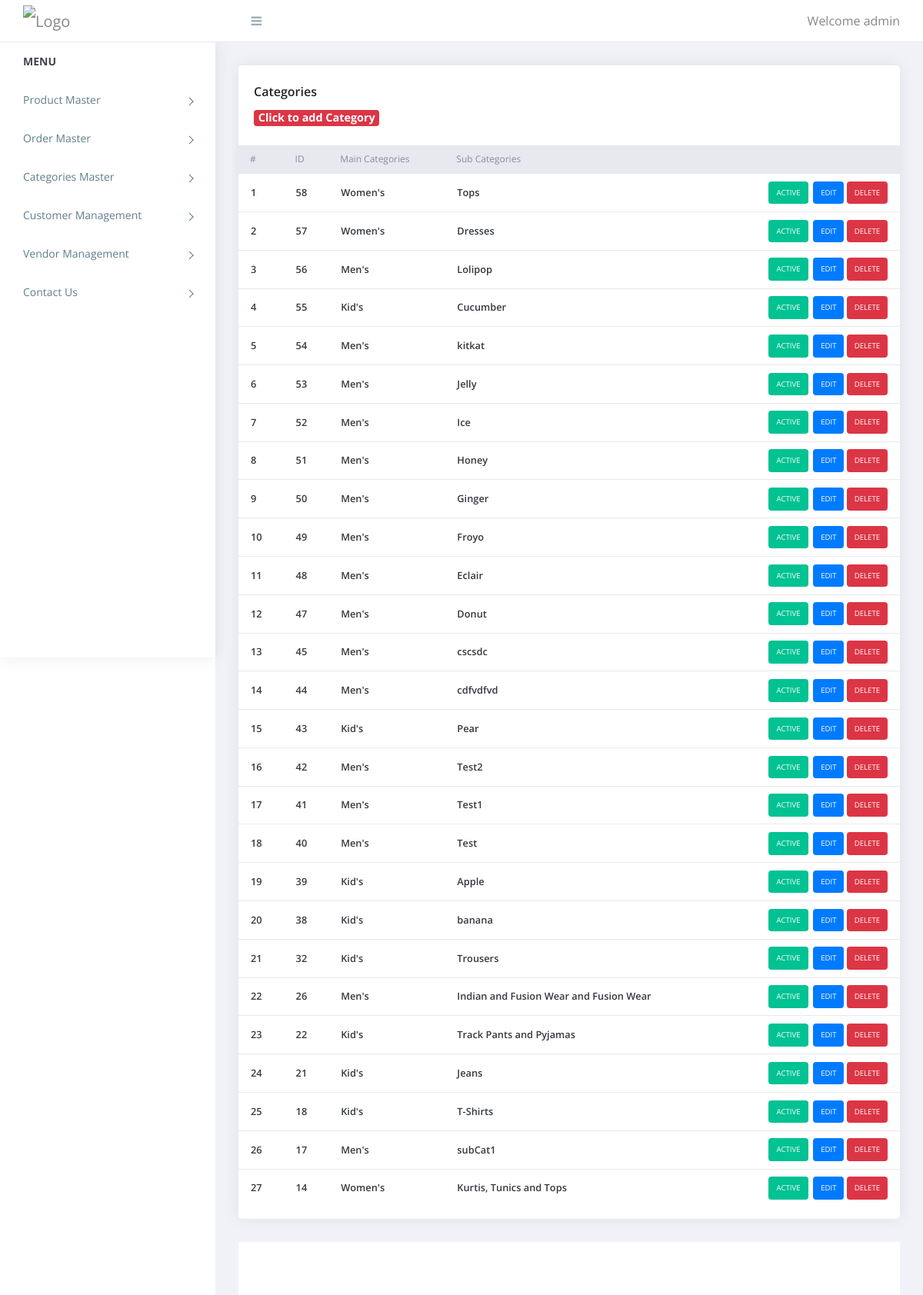
Screenshot of /admin/categories.php (signed in) with the database file from the repository.
### tables this page shows
CREATE TABLE `categories` (
  `id` int(11) NOT NULL,
  `super_categories_id` int(11) NOT NULL,
  `categories` varchar(255) NOT NULL,
  `status` tinyint(4) NOT NULL
);

CREATE TABLE `super_category` (
  `id` int(11) NOT NULL,
  `super_category` varchar(255) NOT NULL,
  `status` tinyint(4) NOT NULL
);

### admin/categories.php (the view, shortened to what this page needs)
<?php
require('includes/top.inc.php');
$sql = "SELECT * FROM categories ORDER BY id DESC";
$res = mysqli_query($con, $sql);
$super_cat_res = mysqli_query($con, "SELECT * FROM super_category");
$super_cat_arr = array();
while ($row1 = mysqli_fetch_assoc($super_cat_res)) {
    $super_cat_arr[] = $row1;
}
?>
<div class="content pb-0">
    <div class="orders">
        <div class="row">
            <div class="col-xl-12">
                <div class="card">
                    <div class="card-body">
                        <h4 class="box-title">Categories </h4>
                        <h4 class="box-link"><a href="manage_categories.php"><span class='badge badge-danger'>Click to add Category</span></a></h4>
                    </div>
                    <div class="card-body--">
                        <div class="table-stats order-table ov-h">
                            <table class="table ">
                                <thead>
                                    <tr>
                                        <th class="serial" id="1">#</th>
                                        <th id="2">ID</th>
                                        <th id="3">Main Categories</th>
                                        <th id="4">Sub Categories</th>
                                        <th></th>
                                    </tr>
                                </thead>
                                <tbody>
                                    <?php
                                    $i = 1;
                                    while ($row = mysqli_fetch_assoc($res)) {
                                    ?>
                                        <tr>
                                            <td class="serial"><?php echo $i++ ?></td>
                                            <td><?php echo $row['id'] ?></td>
                                            <td><?php echo  $super_cat_arr[$row['super_categories_id'] - 1]['super_category'] ?></td>
                                            <td><?php echo $row['categories'] ?></td>
                                            <td>
                                                <?php
                                                if ($row['status'] == 1) {
                                                    echo " <a href='?type=status&operation=deactive&id=" . $row['id'] . "'><span class='badge badge-complete'>Active</span></a>&nbsp;";
                                                } else {
                                                    echo " <a href='?type=status&operation=active&id=" . $row['id'] . "'><span class='badge badge-pending'>Deactive</span></a>&nbsp;";
                                                }
                                                $msg = "Are you sure you want to delete this Sub-category?";
                                                $editQuery = "manage_categories.php?id=" . $row['id'];
                                                $deleteQuery = "?type=delete&id=" . $row['id'];
                                                ?>
                                                <a href='<?php echo $editQuery ?>'><span class='badge badge-primary'>Edit</span></a>
                                                <a href='javascript:void(0)' onclick='return getConfirmation("<?php echo $msg ?>", "<?php echo $deleteQuery ?>")'><span class='badge badge-danger'>Delete</span></a>
                                            </td>
                                        </tr>
                                    <?php
                                    }
                                    ?>
                                </tbody>
                            </table>
                        </div>
                    </div>
                </div>
            </div>
        </div>
    </div>
</div>
<?php
require('includes/footer.inc.php');
?>

### admin/assets/css/style.css (style rules this page uses)
body { display: table; font-family: open sans, sans-serif; font-size: 16px; width: 100% }
a, button { text-decoration: none; outline: none !important; color: #878787; -webkit-transition: all .25s ease; transition: all .25s ease }
h1, h2, h3, h4, h5, h6 { margin: 0 }
.pb-0 { padding-bottom: 0 }
.ov-h { overflow: hidden }
.order-table { position: relative }
.order-table:after, .order-table:before { content: ""; position: absolute; top: 0; height: 37px; width: 10px; background: #e8e9ef }
.order-table:after { right: -1px }
.order-table:before { left: -1px }
.order-table tr th { background: #e8e9ef }
.order-table tr td:last-child, .order-table tr th:last-child { text-align: right }
.order-table tr:last-child td { border: none }
.order-table .badge { color: #fff; padding: 10px; text-transform: uppercase; font-weight: 400 }
.order-table .badge-complete { background: #00c292 }
.content { float: left; padding: 1.875em; width: 100% }
.card { margin-bottom: 1.875em; border-radius: 5px; padding: 0; border: 0 solid transparent; -webkit-box-shadow: 0 0 20px rgba(0, 0, 0, .08); box-shadow: 0 0 20px rgba(0, 0, 0, .08) }
.card .box-title { font-weight: 600; font-size: 1em; padding: 5px 0 }
.card .card-body { float: left; padding: 1.25em; position: relative; width: 100% }
.card h4 { font-size: 1.1rem }
.table-stats table { font-family: open sans }
.table-stats table th, .table-stats table td { cursor: pointer; border: none; border-bottom: 1px solid #e8e9ef; color: #868e96; font-size: 12px; font-weight: 400; padding: .75em 1.25em; }
.table-stats table td { color: #343a40; font-size: 0.8em; font-weight: 600; vertical-align: middle }
@media (max-width:1368px) { .card-body { padding: 15px } }
.card .box-link { font-weight: 600; font-size: 1.2em; padding: 5px 0 }

### rows the page displays
categories: id "58", super_categories.super_category "Women's", categories "Tops"
categories: id "57", super_categories.super_category "Women's", categories "Dresses"
categories: id "56", super_categories.super_category "Men's", categories "Lolipop"
categories: id "55", super_categories.super_category "Kid's", categories "Cucumber"
categories: id "54", super_categories.super_category "Men's", categories "kitkat"
categories: id "53", super_categories.super_category "Men's", categories "Jelly"
categories: id "52", super_categories.super_category "Men's", categories "Ice"
categories: id "51", super_categories.super_category "Men's", categories "Honey"
categories: id "50", super_categories.super_category "Men's", categories "Ginger"
categories: id "49", super_categories.super_category "Men's", categories "Froyo"
categories: id "48", super_categories.super_category "Men's", categories "Eclair"
categories: id "47", super_categories.super_category "Men's", categories "Donut"
categories: id "45", super_categories.super_category "Men's", categories "cscsdc"
categories: id "44", super_categories.super_category "Men's", categories "cdfvdfvd"
categories: id "43", super_categories.super_category "Kid's", categories "Pear"
categories: id "42", super_categories.super_category "Men's", categories "Test2"
categories: id "41", super_categories.super_category "Men's", categories "Test1"
categories: id "40", super_categories.super_category "Men's", categories "Test"
categories: id "39", super_categories.super_category "Kid's", categories "Apple"
categories: id "38", super_categories.super_category "Kid's", categories "banana"
categories: id "32", super_categories.super_category "Kid's", categories "Trousers"
categories: id "26", super_categories.super_category "Men's", categories "Indian and Fusion Wear and Fusion Wear"
categories: id "22", super_categories.super_category "Kid's", categories "Track Pants and Pyjamas"
categories: id "21", super_categories.super_category "Kid's", categories "Jeans"
categories: id "18", super_categories.super_category "Kid's", categories "T-Shirts"
categories: id "17", super_categories.super_category "Men's", categories "subCat1"
categories: id "14", super_categories.super_category "Women's", categories "Kurtis, Tunics and Tops"

### other values shown
$_SESSION['ADMIN_USERNAME'] "admin"
